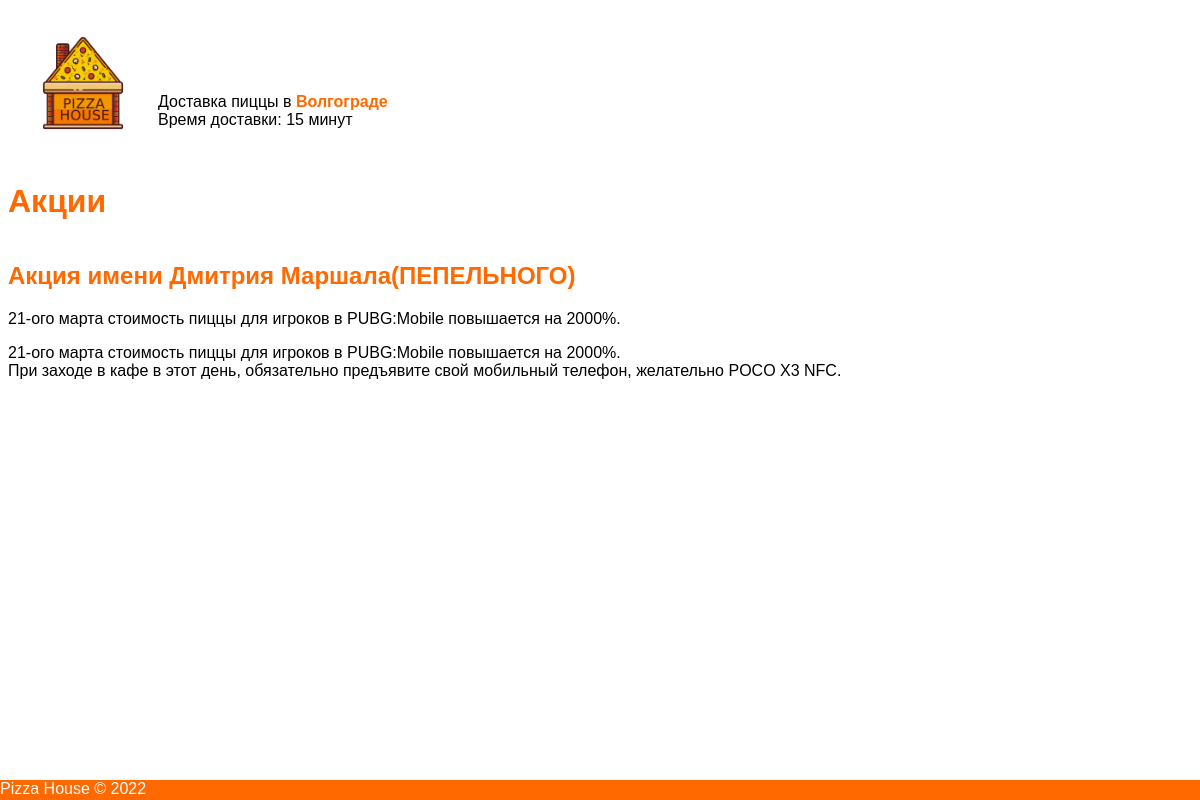
/promo.php?promoid=3, run on the app's committed database.
### tables this page shows
CREATE TABLE `promotion` (
  `id` int NOT NULL,
  `title` varchar(255) NOT NULL,
  `description` text NOT NULL,
  `longDescription` text NOT NULL
);

### promo.php (the view, shortened to what this page needs)
<?php
$conn = mysqli_connect("localhost", "root", "root", "pizza");
$promoId =  mysqli_real_escape_string($conn, $_GET["promoid"]);
$promoIdSelection = "SELECT * FROM `promotion` WHERE id = '$promoId'";
$promoIdResult = mysqli_query($conn, $promoIdSelection);
?>
<!DOCTYPE html>
<html lang="ru">
<head>
    <link rel="stylesheet" href="style/styles.css">
</head>
<body>
    <div class="main">
        <header class="head">
            <div class="left">
                <div class="logo">
                    <img src="img/pizza.png" class="respons" alt="">
                    <span class="header_info">Доставка пиццы в <a href="#">Волгограде</a> <br> Время доставки: 15 минут</span>
                </div>
            </div>
        </header>
    </div>
    <div class="content">
        <h1>Акции</h1>
        <div class="cont">
            <?php
            if (isset($_GET["promoid"])) {
                foreach ($promoIdResult as $promoRow) {
                    echo "<div class='promoBlock'>";
                    echo "<h2>" . $promoRow['title'] . "</h2>";
                    echo "<p>" . $promoRow['description'] . "</p>";
                    echo "<p>" . $promoRow['longDescription'] . "</p>";
                    echo "</div>";
                }
            }
            ?>
        </div>
    </div>
    <footer>
        <div>Pizza House © 2022</div>
    </footer>
</body>
</html>

### style/styles.css (style rules this page uses)
.main { display: flex; }
.header_info { position: absolute; margin-top: 85px; font-family: sans-serif; }
footer { background-color: #ff6900; position:fixed; left:0px; bottom:0px; height:20px; width:100%; color: white; font-family: sans-serif; }
.header_info a { color: #ff6900; text-decoration: none; font-weight: bold; }
.respons { width: 150px; height: 150px; }
.content h1, p { font-family: sans-serif; }
.content h1 { color: #ff6900; }
.cont { font-family: sans-serif; display: flex; flex-direction: row; flex-wrap: wrap; }
.cont .h3, a { text-decoration: none; color: #ff6900; }
.cont h2, h3 { color: #ff6900; }

### data on the page
promotion: title "Акция имени Дмитрия Маршала(ПЕПЕЛЬНОГО)", description "21-ого марта стоимость пиццы для игроков в PUBG:Mobile повышается на 2000%.", longDescription "21-ого марта стоимость пиццы для игроков в PUBG:Mobile повышается на 2000%. При заходе в кафе в этот день, обязательно предъявите свой мобильный телефон, желательно POCO X3 NFC."
